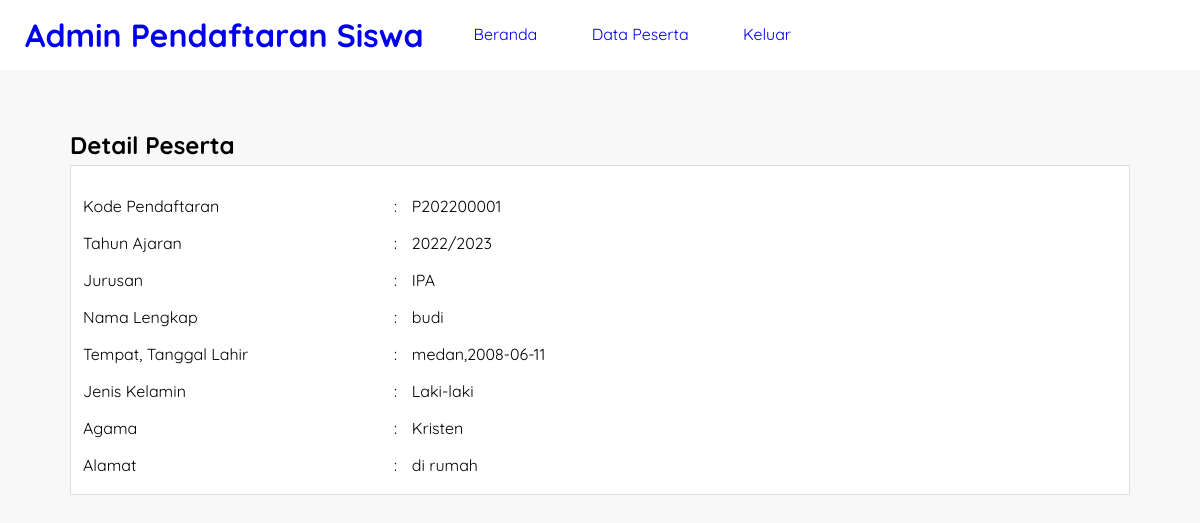
The page /webpendaftaran/detail-peserta.php?id=P202200001 (signed in) on the database its author committed.
### tables this page shows
CREATE TABLE `tb_pendaftaran` (
  `id_pendaftaran` char(10) NOT NULL,
  `tgl_daftar` date NOT NULL,
  `th_ajaran` varchar(9) NOT NULL,
  `jurusan` varchar(50) NOT NULL,
  `nm_peserta` varchar(50) NOT NULL,
  `tmp_lahir` varchar(50) NOT NULL,
  `tgl_lahir` date NOT NULL,
  `jk` enum('Laki-laki','Perempuan') NOT NULL,
  `agama` varchar(15) NOT NULL,
  `almt_peserta` text NOT NULL
);

### webpendaftaran/detail-peserta.php (the view, shortened to what this page needs)
<?php
	include 'koneksi.php';
	$peserta = mysqli_query($conn, "SELECT * FROM tb_pendaftaran WHERE id_pendaftaran = '".$_GET['id']."' ");
	$p = mysqli_fetch_object($peserta);
 ?>
<!DOCTYPE html>
<html>
<head>
	<link rel="stylesheet" type="text/css" href="css/style.css">
</head>
<body>
	<header>
		<h1><a href="beranda.php">Admin Pendaftaran Siswa</a></h1>
		<ul>
			<li><a href="beranda.php">Beranda</a></li>
			<li><a href="data-peserta.php">Data Peserta</a></li>
			<li><a href="keluar.php">Keluar</a></li>
		</ul>
	</header>
	<section class="content">
	<h2>Detail Peserta</h2>
		<div class="box">
			<table class="table-data">
		<tr>
			<td>Kode Pendaftaran</td>
			<td>:</td>
			<td><?php echo $p->id_pendaftaran ?></td>
		</tr>
		<tr>
			<td>Tahun Ajaran</td>
			<td>:</td>
			<td><?php echo $p->th_ajaran ?></td>
		</tr>
		<tr>
			<td>Jurusan</td>
			<td>:</td>
			<td><?php echo $p->jurusan ?></td>
		</tr>
		<tr>
			<td>Nama Lengkap</td>
			<td>:</td>
			<td><?php echo $p->nm_peserta ?></td>
		</tr>
		<tr>
			<td>Tempat, Tanggal Lahir</td>
			<td>:</td>
			<td><?php echo $p->tmp_lahir.','.$p->tgl_lahir ?></td>
		</tr>
		<tr>
			<td>Jenis Kelamin</td>
			<td>:</td>
			<td><?php echo $p->jk ?></td>
		</tr>
		<tr>
			<td>Agama</td>
			<td>:</td>
			<td><?php echo $p->agama ?></td>
		</tr>
		<tr>
			<td>Alamat</td>
			<td>:</td>
			<td><?php echo $p->almt_peserta ?></td>
		</tr>
	</table>
		</div>
	</section>
</body>
</html>

### webpendaftaran/css/style.css (style rules this page uses)
* { margin :0; padding:0; font-family: 'Quicksand', sans-serif; }
body { background-color: #f8f8f8; }
.box { background-color: #fff; border:1px solid #ddd; padding:10px; box-sizing: border-box; margin:5px 0 25px; }
.table-data { width: 100%; margin-top: 10px; }
.table-data tr { height: 35px; }
.table-data tr td:nth-child(1) { width:30%; }
header { background-color: #fff; }
header::after { content: ''; display: block; clear: both; }
header h1 { padding: 15px 25px; display: inline-block; float: left; }
header ul { float: left; }
header ul li { padding: 24px 25px; display: inline-block; }
a { text-decoration: none; }
.content { width: 90%; padding: 10px; box-sizing: border-box; margin: 50px auto; }

### rows shown on the page
tb_pendaftaran: id_pendaftaran "P202200001", th_ajaran "2022/2023", jurusan "IPA", nm_peserta "budi", tmp_lahir "medan", tgl_lahir "2008-06-11", jk "Laki-laki", agama "Kristen", almt_peserta "di rumah"
